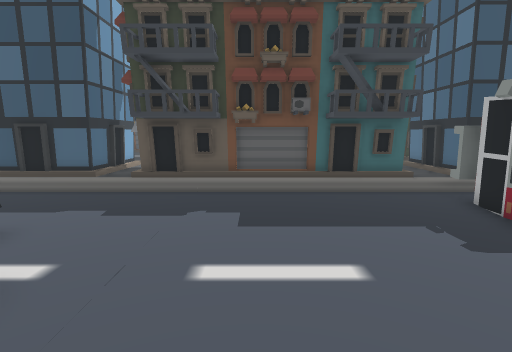
[1] (above)

24 first-person views from a walk through a 3-D level made in the Unity game engine. The camera is 1.5 m above the floor, tilts 8° down and sees 80° across. The floor is counted in squares, 0.75 m on a side. Each view is taken from the middle of a square. On the plan, view 1 faces up. The plan holds only what a view shows up to about 17 squares ahead; the rest is blank. The place goes on beyond the plan. The player character is not drawn.

[2]
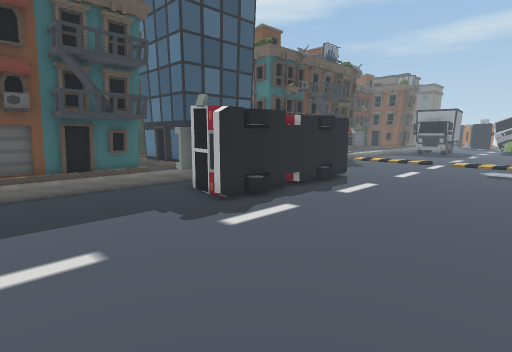

[3]
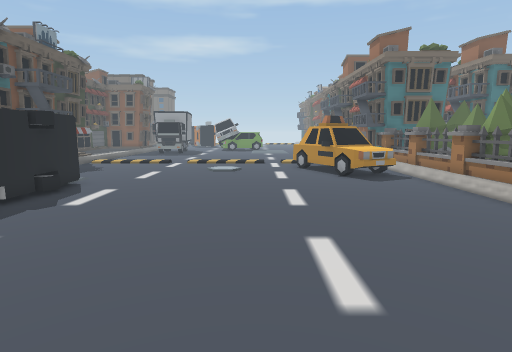

[4]
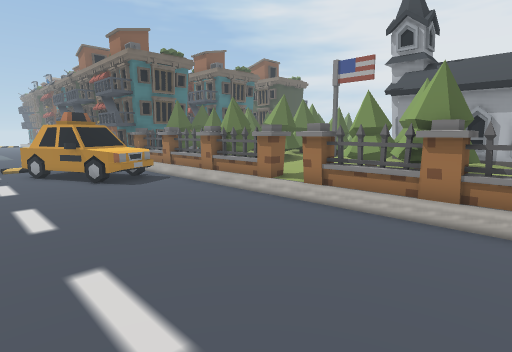

[5]
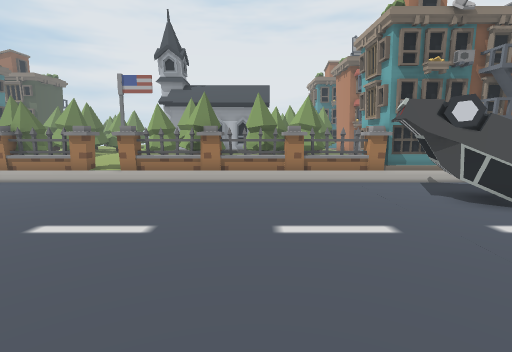

[6]
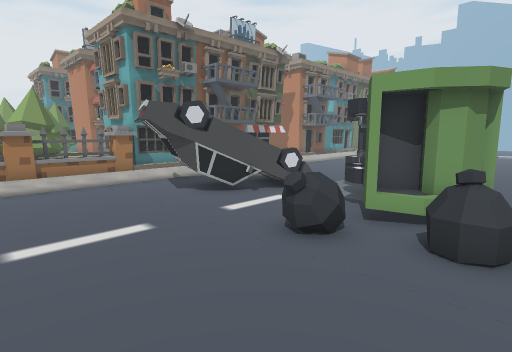

[7]
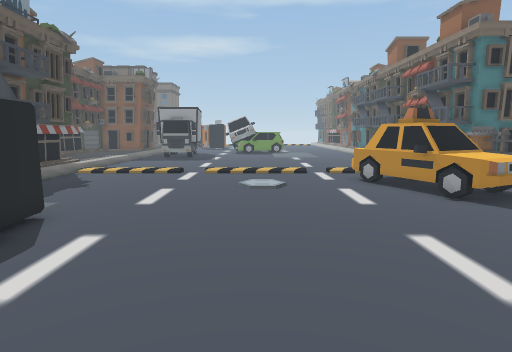

[8]
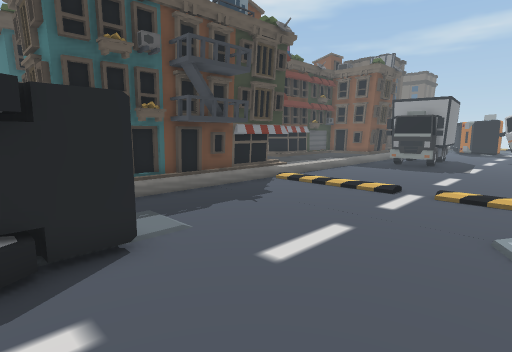

[9]
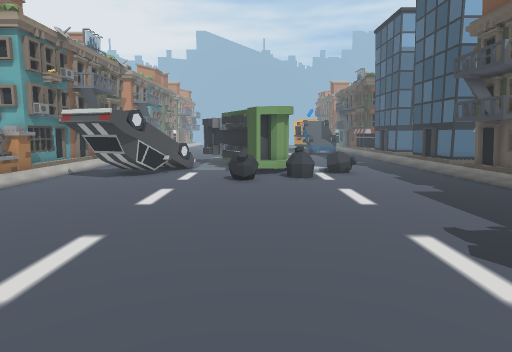

[10]
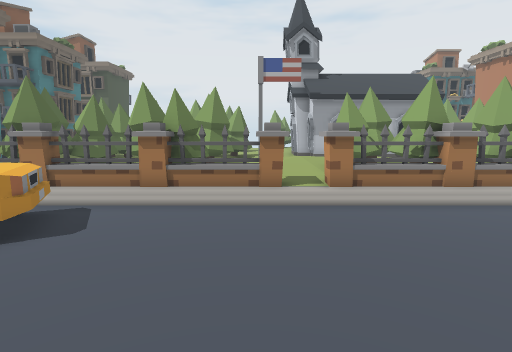

[11]
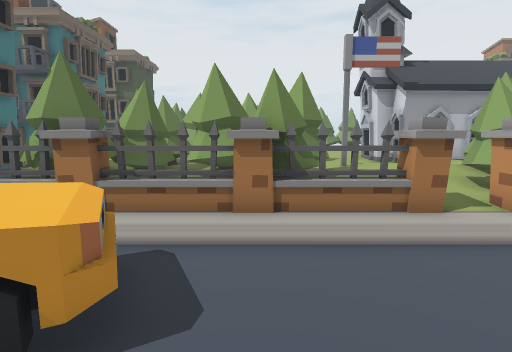

[12]
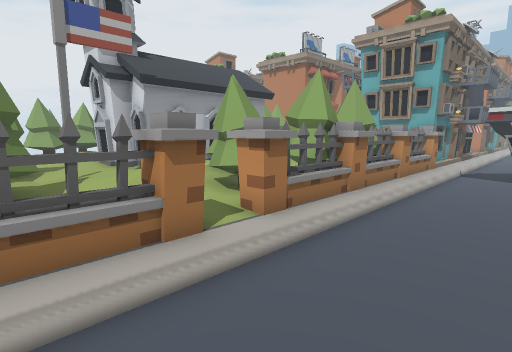

[13]
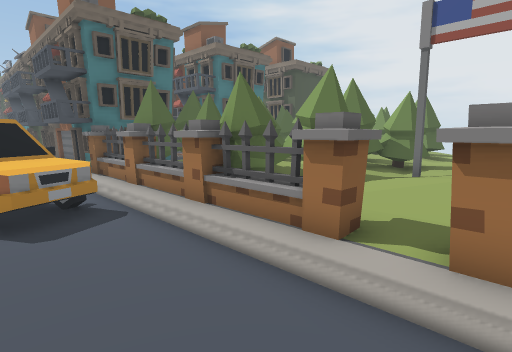

[14]
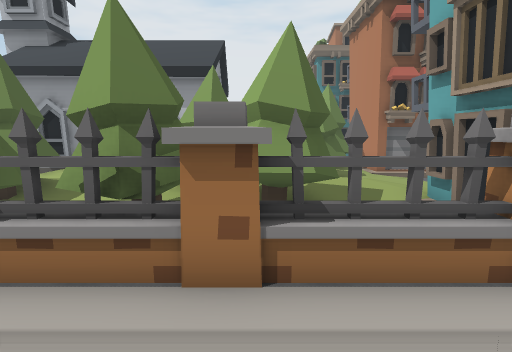

[15]
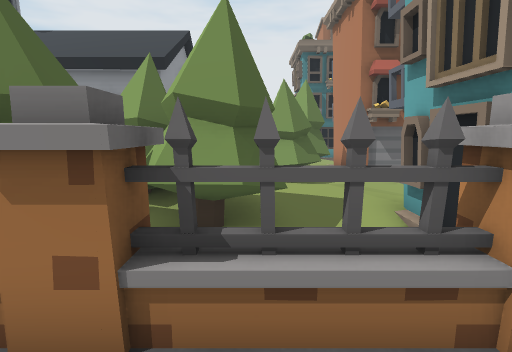

[16]
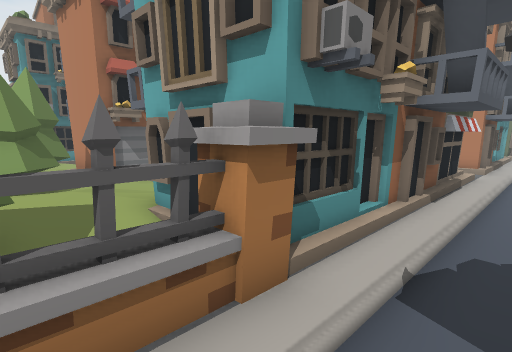

[17]
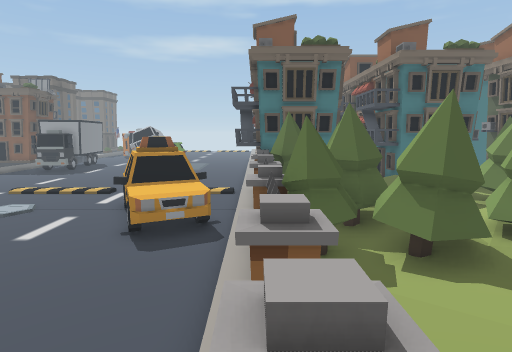

[18]
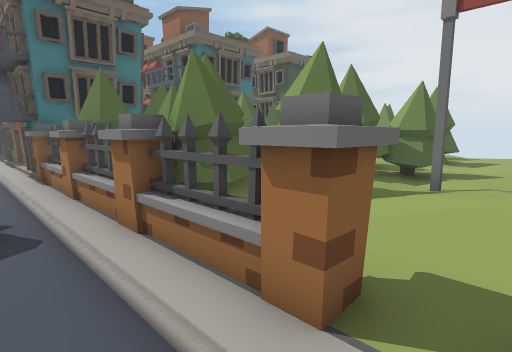

[19]
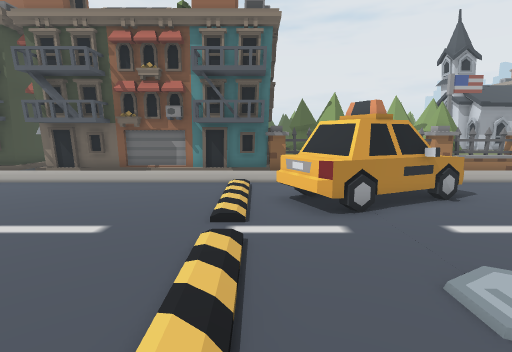

[20]
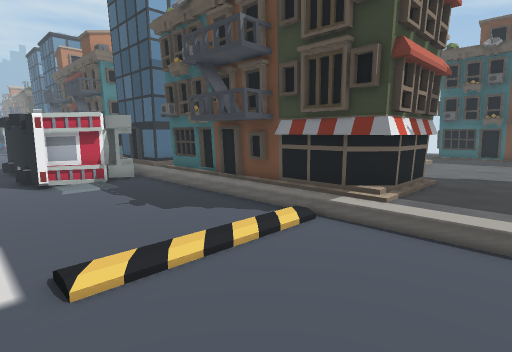

[21]
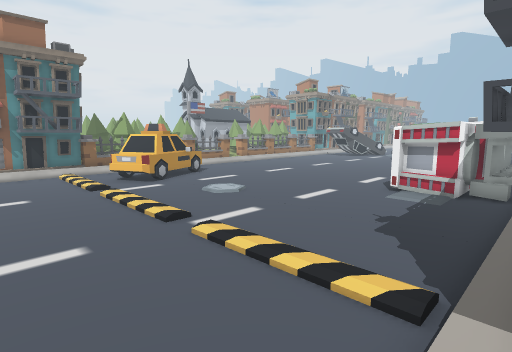

[22]
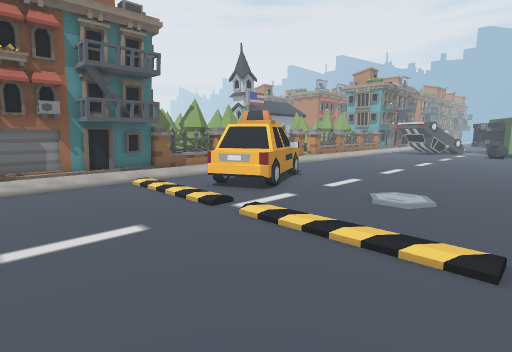

[23]
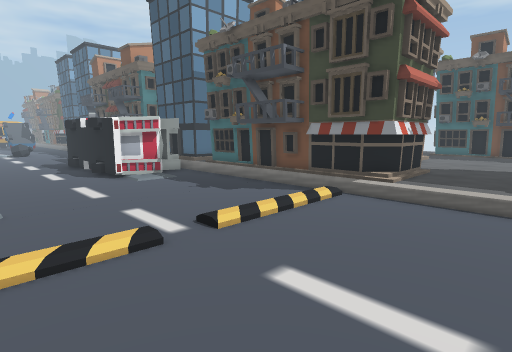

[24]
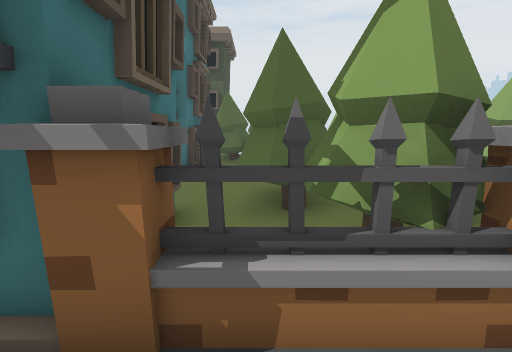

### Floor plan
Key: @ floor where view 1 was taken; # wall or solid block; . main floor; : floor 0.25 m higher than the main floor; + floor 0.5 m higher than the main floor; * floor 0.75 m higher than the main floor; - floor 0.75 m lower than the main floor; / step, stairs or slope; = window, fence, low wall or low ledge; ^ raised ledge; v drop or lower ground; C car; O other object.
Columns run from 8 left of view 1 to 27 right of it. Each row starts with its distance up from view 1.
 15                :#              #::
 14                :#              #:::
 13   #            ##              #:::
 12   #    ^      #                #:::
 11 ###O#^##########################:::
 10 ......-......#O   OOO.....-.../....
  9 ..............OOOOOOO........./....
  8  .............O  O OOO......../.....
  7   ............OOOO  OO......../.....
  6   OO..........OOOOOOOO......../.....
  5   OO........................../.....
  4   ..O...............................
  3 OO  OO......................../.....
  2   OO......................-.../.....
  1   OOOO......................../.....
  0  OO.OO-.@...................../.....
 -1 OO............................/.....
 -2 ....................................
 -3  CCC.......................O../.....
 -4  C CCC..................OOOOO./.....
 -5    CCC-................OOOOOO./.....
 -6    CCC................OOOOOOO./.....
 -7 ... C..................OOO .../.....
 -8 #............................./.....
 -9 #####^//##O=##/^^^^*=#=OO#OO^#######
-10     #^:OOOOOOOvO::::OOOOvOO ^#
-11     #::OOOO OOOO++++OOOOOOO #=
-12     #// OO +OOOO/*+OOOOOOOOO##
-13     #/*  O +OOO****OO *** OO+#
-14     #++    +*++  *O+OO  O +*/+
-15    :++OO ####### ++OOO  OO **##
-16   ::+O OO      ##++OO  OOOO  ##
-17   ###OO O       #+OO   OO    #
-18     #OO         #++++        #
-19     #+          ***+*      O ##
-20     #            *++       OOO#
-21                   +OO O    OOO
-22                   +   O
-23                   ++
-24                 OO++
-25                 OO++

Where each view was taken, in squares from view 1:
view 1: 0 up, 0 right, facing up
view 2: 1 down, 0 right, facing up-right
view 3: 1 down, 1 right, facing right
view 4: 1 down, 2 right, facing down-right
view 5: 4 up, 2 right, facing down
view 6: 4 up, 2 right, facing down-left
view 7: 1 up, 6 right, facing right
view 8: 1 up, 11 right, facing up-right
view 9: 1 up, 10 right, facing left
view 10: 0 up, 10 right, facing down
view 11: 3 down, 13 right, facing down
view 12: 5 down, 12 right, facing down-left
view 13: 5 down, 7 right, facing down-right
view 14: 6 down, 0 right, facing down
view 15: 7 down, 1 left, facing down
view 16: 7 down, 1 left, facing down-left
view 17: 9 down, 6 right, facing right
view 18: 7 down, 8 right, facing down-right
view 19: 4 up, 21 right, facing down
view 20: 4 up, 26 right, facing up-left
view 21: 11 up, 26 right, facing down-left
view 22: 4 up, 27 right, facing down-left
view 23: 1 up, 27 right, facing up-left
view 24: 7 down, 19 right, facing down
